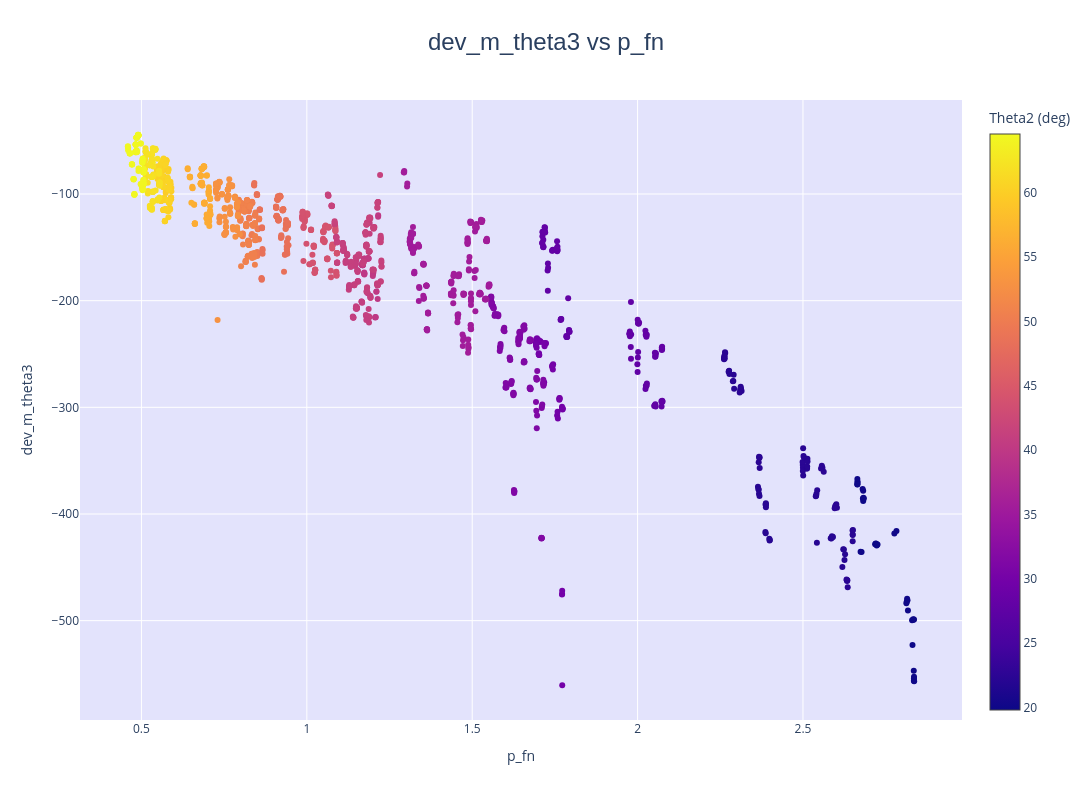

Notebook code for this chart:
### Code cell
d['p_fn'] = 1 / np.tan(np.radians(d['m_theta2']))

fig = go.Figure()

yfield='dev_m_theta3'
#xfield='p_t3_sin_t2'
xfield='m_theta3'
xfield='p_fn'
#xfield='p_t2_sign_t3'
#xfield='p_t2_abssin_t2'
fig.add_trace(go.Scatter(
    x=d[xfield], y=d[yfield], 
    mode='markers', name=xfield, 
    marker=dict(size=6, color=d['p_theta2'], showscale=True, colorbar=dict(title="Theta2 (deg)"),
)))

fig.update_layout(
    title=dict(text=f'{yfield} vs {xfield}', x=0.5, font=dict(size=24, family='Arial')),
    xaxis_title=f'{xfield}',
    yaxis_title=f'{yfield}',
    plot_bgcolor='rgba(200, 200, 250, 0.5)',
    legend=dict(x=0.01, y=0.99),
    hovermode='x unified',
        height=800, width=1600
)

fig.show()

### Figure 1 — Plotly figure (JSON) as saved in the notebook; plotly's stock layout.template omitted (floating-point values rounded to 4 significant figures; data arrays with more than 128 entries replaced by an {"elided": "..."} marker saying what was removed)
{"data": [{"marker": {"color": {"elided": "2962 float values"}, "colorbar": {"title": {"text": "Theta2 (deg)"}}, "showscale": true, "size": 6}, "mode": "markers", "name": "p_fn", "type": "scatter", "x": {"elided": "2962 float values"}, "y": {"elided": "2962 float values"}}], "layout": {"height": 800, "hovermode": "x unified", "legend": {"x": 0.01, "y": 0.99}, "plot_bgcolor": "rgba(200, 200, 250, 0.5)", "title": {"font": {"family": "Arial", "size": 24}, "text": "dev_m_theta3 vs p_fn", "x": 0.5}, "width": 1600, "xaxis": {"title": {"text": "p_fn"}}, "yaxis": {"title": {"text": "dev_m_theta3"}}}}
